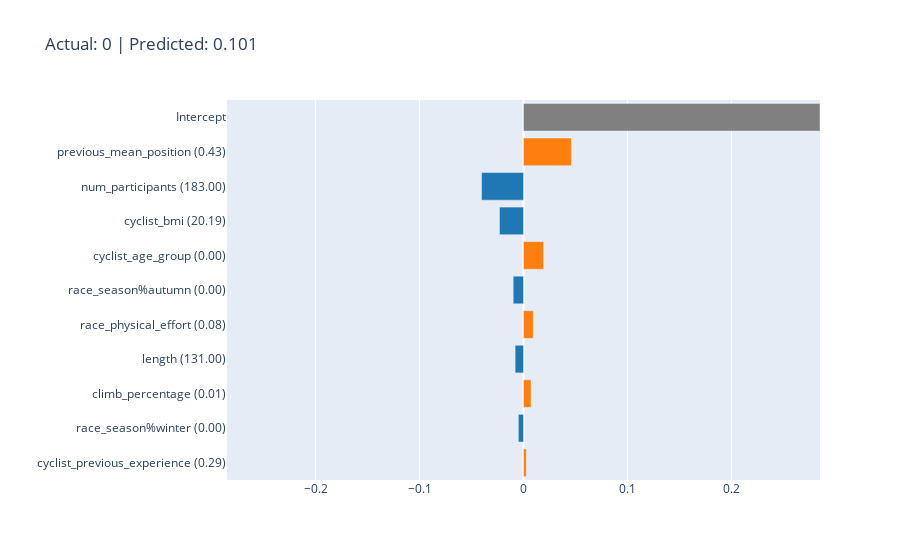

Notebook code for this chart:
### Code cell
# Class 0 - Correct Prediciton

lime_result = explanation_algorithm.explain_local(dev_set[700:1000], dev_label[700:1000])
lime_result.visualize(1) #701

### Figure 1 — Plotly figure (JSON) as saved in the notebook; plotly's stock layout.template omitted (floating-point values rounded to 4 significant figures)
{"data": [{"marker": {"color": ["#ff7f0e", "#1f77b4", "#ff7f0e", "#1f77b4", "#ff7f0e", "#1f77b4", "#ff7f0e", "#1f77b4", "#1f77b4", "#ff7f0e", "#808080"]}, "orientation": "h", "type": "bar", "x": [0.002719, -0.00495, 0.007221, -0.008061, 0.009422, -0.009916, 0.01937, -0.02313, -0.04035, 0.04607, 0.2852], "y": ["cyclist_previous_experience (0.29)", "race_season%winter (0.00)", "climb_percentage (0.01)", "length (131.00)", "race_physical_effort (0.08)", "race_season%autumn (0.00)", "cyclist_age_group (0.00)", "cyclist_bmi (20.19)", "num_participants (183.00)", "previous_mean_position (0.43)", "Intercept"]}], "layout": {"title": {"text": "Actual: 0 | Predicted: 0.101"}, "xaxis": {"range": [-0.2852, 0.2852], "title": {"text": ""}}, "yaxis": {"automargin": true, "dtick": 1, "title": {"text": ""}}}}
